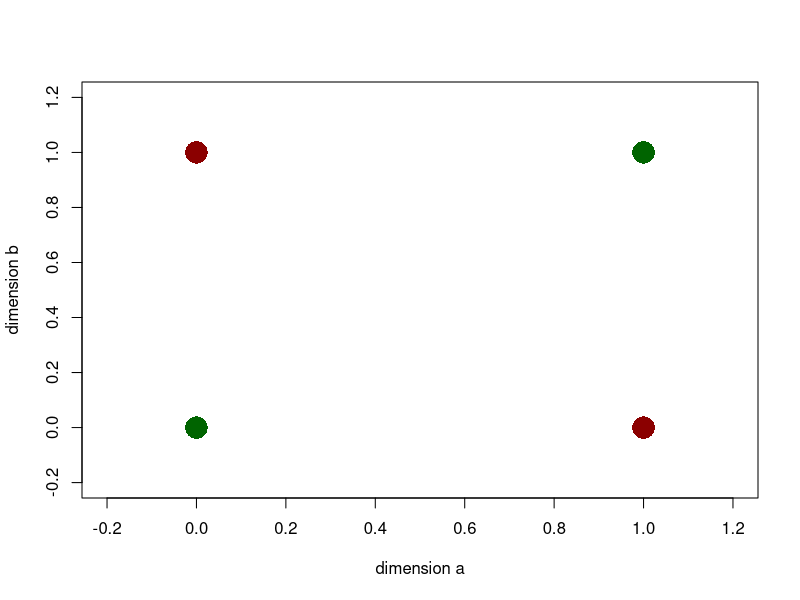
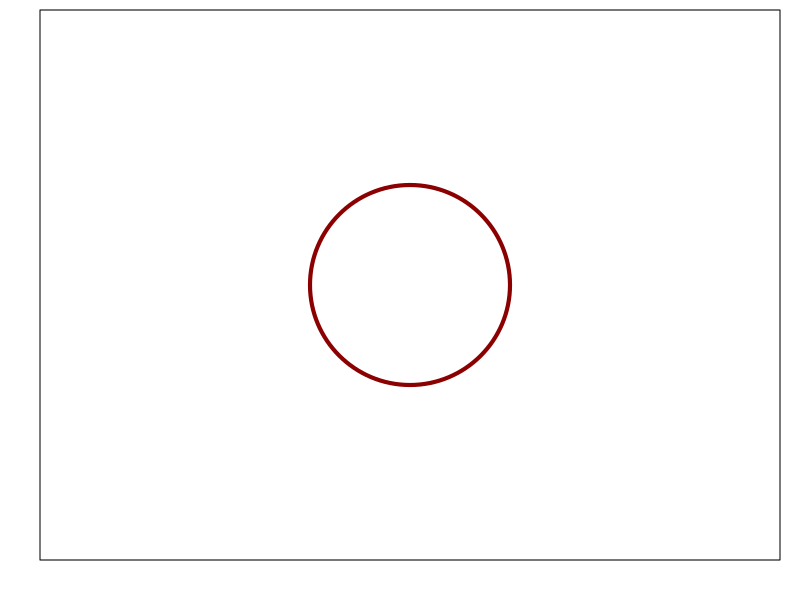
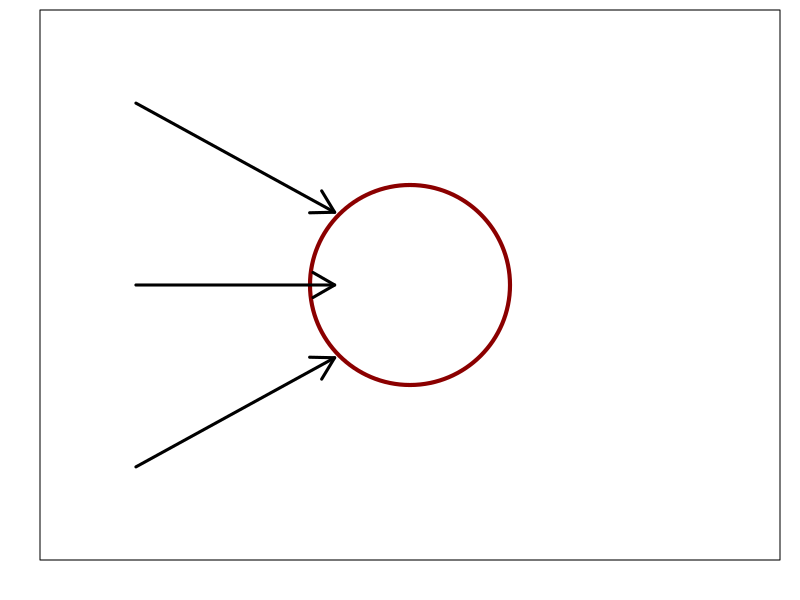
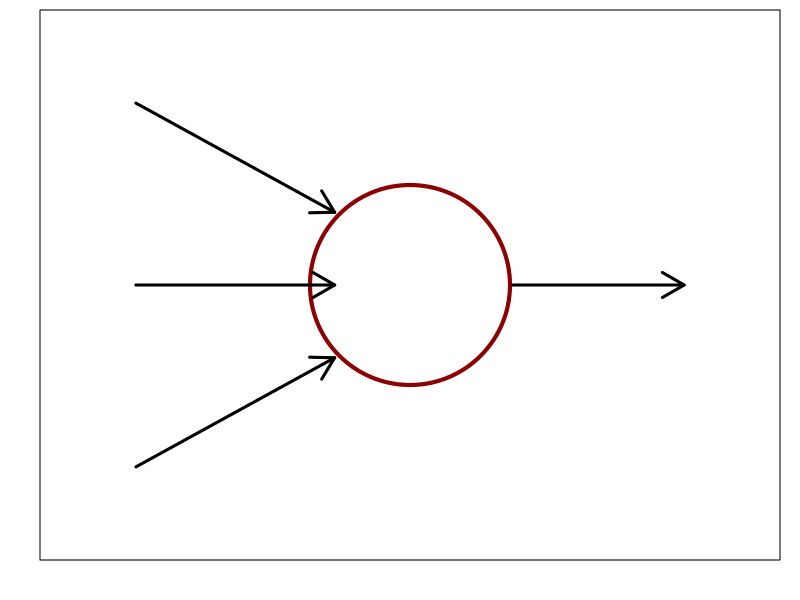
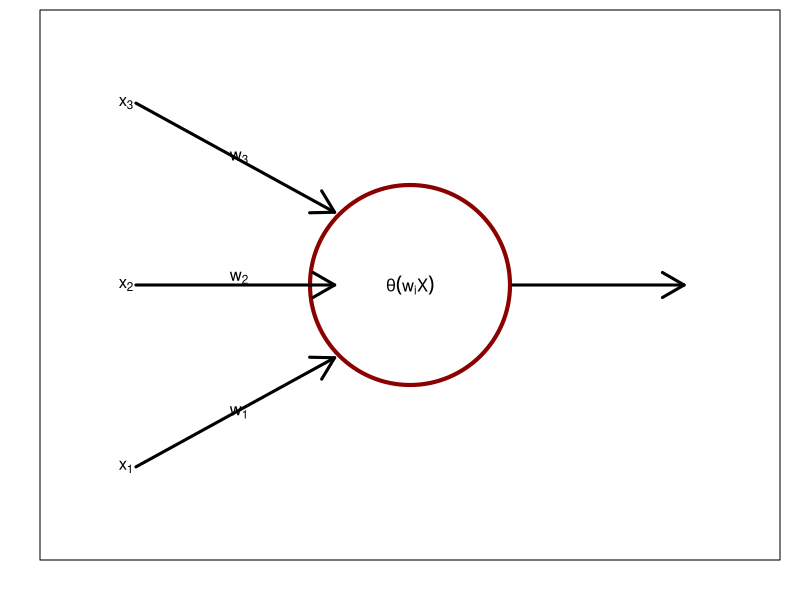

Here is the R script that generated these plots, in order:
## ---- chunk 1
plot(range(-0.2, 1.2), range(-0.2, 1.2), type='n', xlab="dimension a", ylab="dimension b")
points(c(0,1), c(0,1), col='dark green', pch=16, cex=3)
points(c(1,0), c(0,1), col='dark red', pch=16, cex=3)
## ---- chunk 2
par(mar=c(2,2,0.5,1))
plot(range(0, 20), range(0, 14), type='n', axes=FALSE, frame.plot=TRUE, xlab='', ylab='')
symbols(10, 7, circles=3, bg="white", fg="dark red", add=TRUE, lwd=4)

## ---- chunk 3
par(mar=c(2,2,0.5,1))
plot(range(0, 20), range(0, 14), type='n', axes=FALSE, frame.plot=TRUE, xlab='', ylab='')
symbols(10, 7, circles=3, bg="white", fg="dark red", add=TRUE, lwd=4)
arrows(c(2,2,2), c(2,7,12), c(7.8, 7.8, 7.8), c(5.0, 7, 9.0), lwd=3)

## ---- chunk 4
par(mar=c(2,2,0.5,1))
plot(range(0, 20), range(0, 14), type='n', axes=FALSE, frame.plot=TRUE, xlab='', ylab='')
symbols(10, 7, circles=3, bg="white", fg="dark red", add=TRUE, lwd=4)
arrows(c(2,2,2,13), c(2,7,12,7), c(7.8, 7.8, 7.8, 18), c(5.0, 7, 9.0, 7), lwd=3)

## ---- chunk 5
par(mar=c(2,2,0.5,1))
plot(range(0, 20), range(0, 14), type='n', axes=FALSE, frame.plot=TRUE, xlab='', ylab='')
symbols(10, 7, circles=3, bg="white", fg="dark red", add=TRUE, lwd=4)
arrows(c(2,2,2,13), c(2,7,12,7), c(7.8, 7.8, 7.8, 18), c(5.0, 7, 9.0, 7), lwd=3)
# x labels
text(c(1.7,1.7,1.7), c(2,7,12), labels=c(expression(x[1]), expression(x[2]), expression(x[3])))
text(c(5,5,5),c(3.5,7.2,10.5), labels=c(expression(w[1]), expression(w[2]), expression(w[3])))
text(10,7, labels=expression(theta(w[i]*X)))

